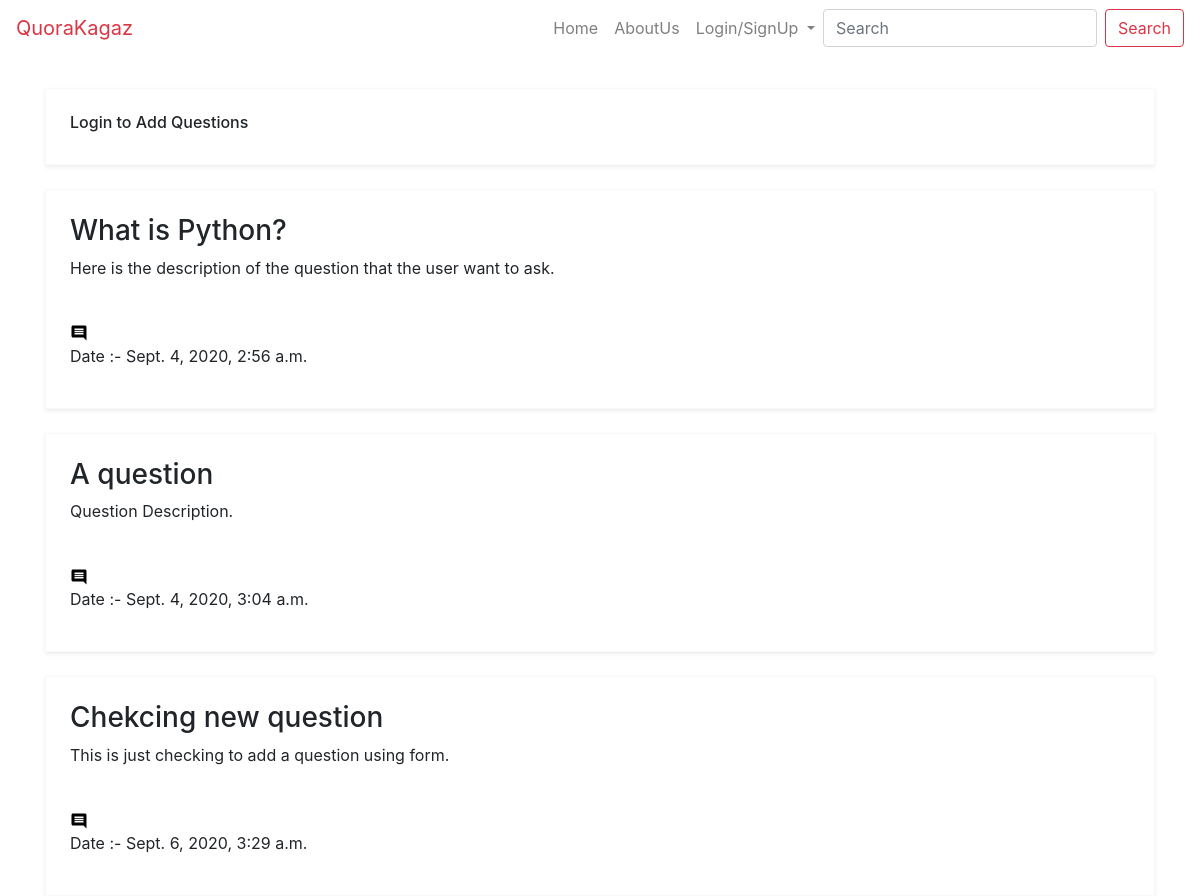
The page / on the database its author committed.
### app/models.py (models this page shows, shortened)
class Questions(models.Model):
    id = models.AutoField(primary_key=True)
    title = models.CharField(max_length=50)
    desc = models.TextField()
    date = models.DateTimeField(auto_now_add=True)

### app/views.py (the view)
# urls.py: path('', views.index, name="Home"),
def index(request):
    if request.method == 'POST':
        id = request.POST['ques']
        print(id)
    allQuestions = Questions.objects.all()
    allComments = Comments.objects.all()
    user = request.user
    context = {
        "questions":allQuestions,
        "comments":allComments,
        "user":user
    }
    return render(request, 'index.html', context)

### app/templates/index.html (shortened to what this page needs)
{% extends 'base.html' %} {% block title %} QuoraKagaz {% endblock title %}
{% block body %} {% load static %}
<div class="container mt-2">
  <div class="row">
    <div class="col-md-12">
      <div class="question-area border border-light mt-4 p-4 shadow-sm">
        {% if  user.is_authenticated %}
        <p class="">@{{ user.username}}</p>
        <h3>
          <a
            type="button"
            class="nav-link text-muted"
            data-toggle="modal"
            data-target="#staticBackdrop"
          >
            What is your question?</a
          >
        </h3>
        {% else %}
        <h6 class="test-muted">Login to Add Questions </h6>
        {% endif %}
      </div>
{% for question in questions %}
      <div class="content border border-light mt-4 p-4 shadow-sm">
        <h3 class="title">{{ question.title }}</h3>
        <p>{{ question.desc }}</p>
        <a type="submit" role="button" title="comment" data-toggle="collapse" data-target="#comment{{ question.id }}" aria-expanded="false" aria-controls="comment{{ question.id }}">
          <div class="comment-section">
          <img src="{% static "comment.svg" %}"></a>
          <p>Date :- {{ question.date }}</p>
        </div>
      </div>
{% endfor %}
{% endblock body %}

### app/templates/base.html (shortened to what this page needs)
<!DOCTYPE html>
<html lang="en">
<head>
<link rel="stylesheet" href="https://stackpath.bootstrapcdn.com/bootstrap/4.5.2/css/bootstrap.min.css">    <title>{% block title %} {% endblock %}</title>
</head>
<body>
{% load static %}
<nav class="navbar navbar-expand-lg navbar-light bg-white">
    <a class="navbar-brand text-danger" href="/">QuoraKagaz</a>
    <div class="collapse navbar-collapse" id="navbarSupportedContent">
      <ul class="navbar-nav ml-auto">
        <li class="nav-item">
          <a class="nav-link" href="/">Home</span></a>
        </li>
        <li class="nav-item">
            <a class="nav-link" href="/">AboutUs</a>
          </li>
          <div class="dropdown">
          {% if  user.is_authenticated %}
          <li class="dropdown-toggle" type="button" id="menu" data-toggle="dropdown" aria-haspopup="true" aria-expanded="false"  style=" margin: 0 10px 0 10px;">
          <a><img src="{% static 'profile.png' %}" style="width:31px;">
          </a>
          </li>
        <div class="dropdown-menu" aria-labelledby="menu">
          <p class="dropdown-item"><strong>Welcome </strong> {{ user.first_name }}</p>
          <hr style="width: 70%;">
          <a class="dropdown-item" href="/logout">LogOut</a>
        </div>
        {% else %}
        <li class="dropdown-toggle nav-link" type="button" id="login" data-toggle="dropdown" aria-haspopup="true" aria-expanded="false">
        Login/SignUp
        </li>
        {% endif %}
      </ul>
</div>
      <form class="form-inline my-2 my-lg-0" action="/search" method="GET">
        <input class="form-control mr-sm-2" name="search" id="search" type="search" placeholder="Search" aria-label="Search">
        <button class="btn btn-outline-danger my-2 my-sm-0" type="submit">Search</button>
      </form>
  </nav>
    {% block body %}
    {% endblock %}
</body>
</html>

### rows shown on the page
Questions: title "What is Python?", desc "Here is the description of the question that the user want to ask.", date "Sept. 4, 2020, 2:56 a.m."
Questions: title "A question", desc "Question Description.", date "Sept. 4, 2020, 3:04 a.m."
Questions: title "Chekcing new question", desc "This is just checking to add a question using form.", date "Sept. 6, 2020, 3:29 a.m."
